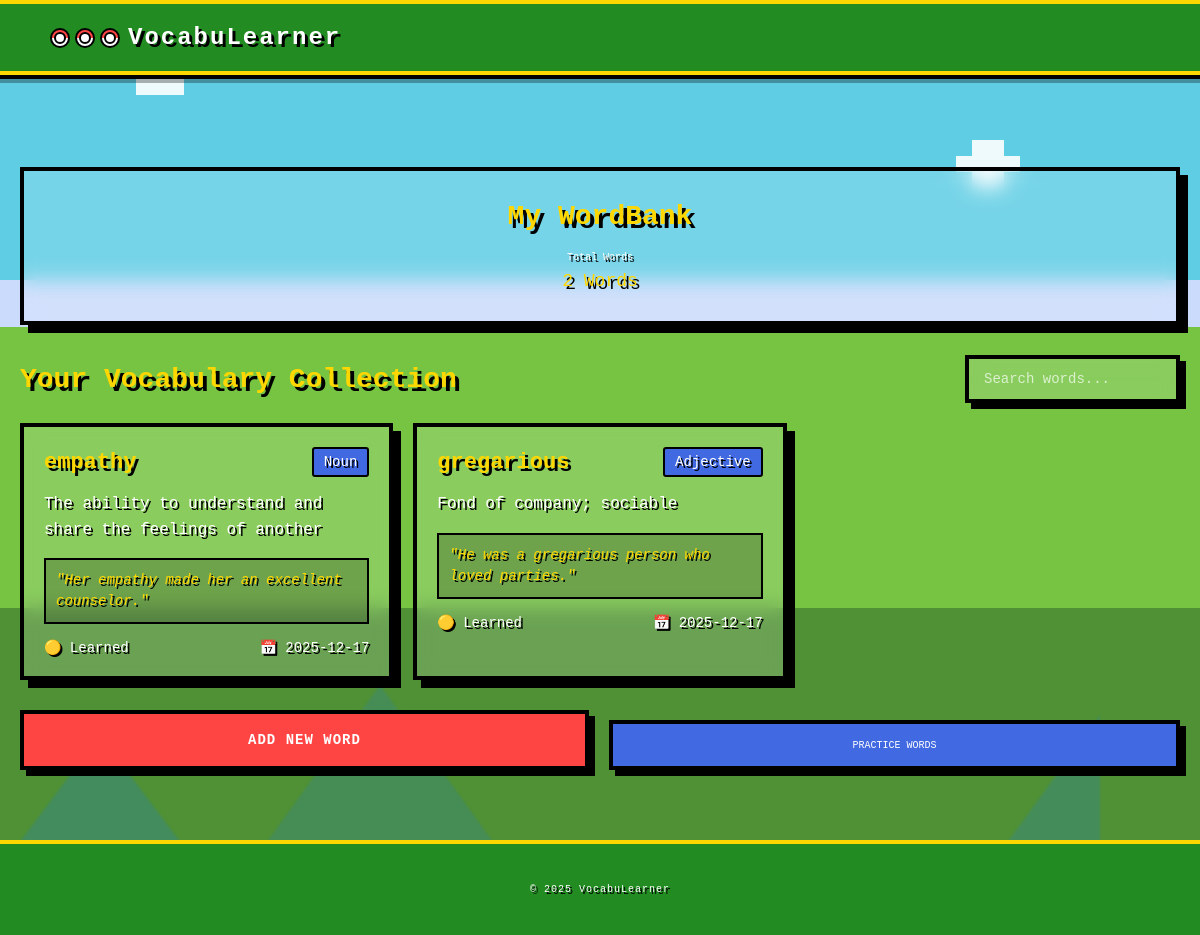
/wordbank (signed in), run on the app's committed database.
### models.py (models this page shows)
class UserWords(db.Model):
    user_word_id = db.Column(db.Integer, primary_key=True)
    user_id = db.Column(db.Integer, db.ForeignKey('user_acc.user_id'), nullable=False)
    word_id = db.Column(db.Integer, db.ForeignKey('vocabulary.word_id'), nullable=False)
    date_learned = db.Column(db.DateTime, default=datetime.utcnow)

class Vocabulary(db.Model):
    word_id = db.Column(db.Integer, primary_key=True)
    word = db.Column(db.String(100), nullable=False)
    definition = db.Column(db.Text)
    example_sentence = db.Column(db.Text)
    category = db.Column(db.String(50))
    points_value = db.Column(db.Integer, default=10)
    is_word_of_day = db.Column(db.Boolean, default=False)

### Main.py (the view)
@app.route("/wordbank")
@login_required
def wordbank():
    user = get_current_user()
    user_words = (
        db.session.query(UserWords, Vocabulary)
        .join(Vocabulary, UserWords.word_id == Vocabulary.word_id)
        .filter(UserWords.user_id == user.user_id)
        .all()
    )
    return render_template("wordbank.html", words=user_words)

### Main.py (called while the page is built)
def login_required(f):
    @wraps(f)
    def decorated_function(*args, **kwargs):
        if 'user_id' not in session:
            flash("Please log in to access this page.", "warning")
            return redirect(url_for('login'))
        return f(*args, **kwargs)
    return decorated_function

def get_current_user():
    if 'user_id' in session:
        return UserAcc.query.get(session['user_id'])
    return None

### Templates/wordbank.html (shortened to what this page needs)
{% extends 'base.html' %}
{% block content %}
    {% block logo_link %}
        <a href="{{ url_for('dashboard') }}" class="logo-link">
            <div class="logo-icon">
                <div class="pokeball-mini"></div>
                <div class="pokeball-mini"></div>
                <div class="pokeball-mini"></div>
            </div>
            VocabuLearner
        </a>
    {% endblock %}
    <div class="dashboard-container">
        <div class="welcome-section">
            <h1>My WordBank</h1>
            <div class="welcome-stats">
                <div class="stat-item">
                    <span class="label">Total Words</span>
                    <span class="value">{{ words|length }} Words</span>
                </div>
            </div>
        </div>
        <div class="wordbank-header">
            <h2 class="wordbank-title">Your Vocabulary Collection</h2>
            <div class="search-filter-container">
                <input type="text" class="search-box" placeholder="Search words..." id="searchInput">
            </div>
        </div>
        <div class="words-grid" id="wordsGrid">
            {% for user_word, vocab in words %}
        <div class="word-card2"
            onclick="openWordModal('{{ vocab.word }}',
                            '{{ vocab.definition }}',
                            '{{ vocab.example_sentence }}',
                            '{{ user_word.date_learned.strftime("%Y-%m-%d")}}',
                            '{{ vocab.word_id }}')">
        <div class="word-header">
                        <h3 class="word-text">{{ vocab.word }}</h3>
                        <span class="word-type">{{ vocab.category or "N/A" }}</span>
                    </div>
                    <p class="word-definition">{{ vocab.definition }}</p>
                    <div class="word-example">"{{ vocab.example_sentence }}"</div>
                    <div class="word-stats">
                        <span>🟡 Learned</span>
                        <span>📅 {{ user_word.date_learned.strftime('%Y-%m-%d') }}</span>
                    </div>
                </div>
            {% endfor %}
        </div>
        <div class="wordbank-actions">
            <button class="btn-primary" onclick="window.location.href='/add_word'">ADD NEW WORD</button>
            <button class="btn-secondary" onclick="window.location.href='/review'">PRACTICE WORDS</button>
        </div>
    </div>
    <footer class="footer">
        <p>© 2025 VocabuLearner</p>
    </footer>
{% endblock %}

### data on the page
UserWords: word "empathy", category "Noun", definition "The ability to understand and share the feelings of another", example_sentence "Her empathy made her an excellent counselor.", date_learned "2025-12-17"
UserWords: word "gregarious", category "Adjective", definition "Fond of company; sociable", example_sentence "He was a gregarious person who loved parties.", date_learned "2025-12-17"

### other printed values
{{ words|length }} "2"
